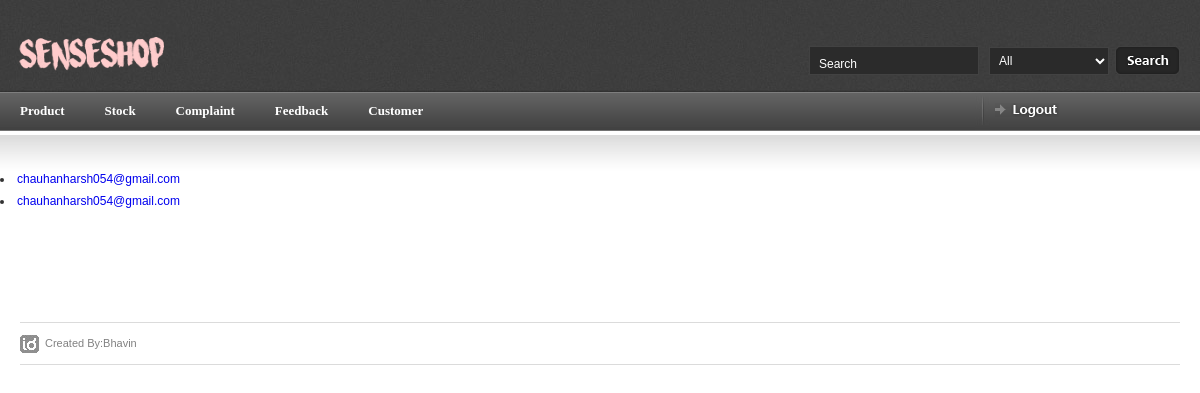
The page /myadmin/feedback (signed in) on the database its author committed.
### myadmin/models.py (models this page shows, shortened)
class feedback(models.Model):
    email = models.CharField(max_length=150)
    mobile = models.DecimalField(max_digits=10,decimal_places=0)
    f_msg = models.CharField(max_length=1000)
    flag =models.DecimalField(max_digits=2,decimal_places=0)

### myadmin/views.py (the view)
# urls.py: url(r'^myadmin/feedback$',b.FeedbackIndexView.as_view(),name='feedback'),
class FeedbackIndexView(generic.ListView):
    template_name = 'feedback.html'
    context_object_name = 'feedback'
    model = feedback
    paginate_by = 5
    def get_queryset(self):
        return feedback.objects.all()
    def dispatch(self,request ,*args, **kwargs):
        if request.session.has_key('myadmin'):
            a = 'hello'
        else:
            return redirect('index')
        return super(FeedbackIndexView, self).dispatch(request,*args, **kwargs)

### myadmin/templates/feedback.html (shortened to what this page needs)
{% load staticfiles %}
{% include 'article_start.html' %}
{% for fd in feedback %}
    <li><a href="{% url 'feedback_detail' fd.id %} ">{{ fd.email }}</a></li>
{% endfor %}
{% include 'article_close.html' %}

### myadmin/static/css/screen.css (style rules this page uses)
* { margin: 0; padding: 0; }
html, body { height: 100%; }
body { background: #fff; color: #393939; font-family: Arial; font-size: 0px; line-height: 0; }
a { outline: none; text-decoration: none; }

### rows shown on the page
feedback: email "chauhanharsh054@gmail.com"
feedback: email "chauhanharsh054@gmail.com"
